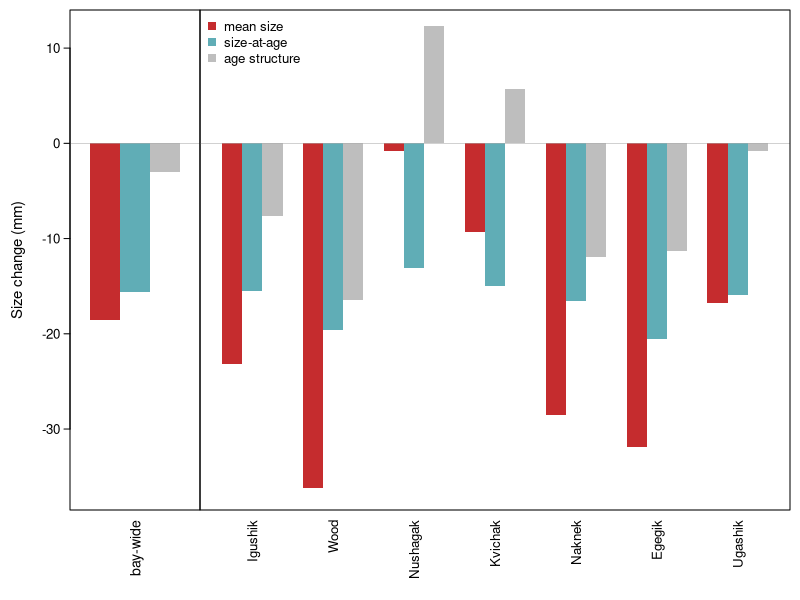

Generate this figure with R:
##=====================================================================##
##                                                                     ##
## Contribution of changes in size-at-age to changes in mean body size ##
##                                                                     ##
##=====================================================================##
pkgs<-c("here","tidyr","dplyr")
if(length(setdiff(pkgs,rownames(installed.packages())))>0) { install.packages(setdiff(pkgs,rownames(installed.packages())),dependencies=T) }
invisible(lapply(pkgs,library,character.only=T))
homeDir<-here::here()
setwd(paste0(homeDir,"/output/"))

##====================================================## load size trends
sizetrend<-read.csv(file="SaA_contribution_BB_wide_by_brood_year_all.csv")[,-1]
sizetrends<-read.csv(file="SaA_contribution_by_system_by_brood_year_all.csv")[,-1]

##==============================================================## rivers
rivers<-c("Igushik","Wood","Nushagak","Kvichak","Naknek","Egegik","Ugashik")
sizetrends<-sizetrends[order(match(sizetrends$stock,rivers)),]

##==================================================## plot contributions
pdf("plots/Size-change-contributions.pdf",width=5,height=4)
layout(matrix(c(1:2),ncol=2,byrow=T),widths=c(0.25,0.75))
par(mgp=c(2.2,0.5,0),cex.lab=0.9,cex.axis=0.8,tcl=-0.3,las=1)
cols<-c("#C52C2E","#60ADB6","gray")
lnms<-c("mean size","size-at-age","age structure")
ylim<-c(-38.5,14)
##------------------------------------## size-at-age-contribution BB-wide
par(mar=c(4.5,3.5,0.5,0))
plotdata<-dplyr::select(sizetrend,change_size,change_SaA,age_change)
barplot(as.matrix(t(plotdata)),beside=T,xlab="",ylab="Size change (mm)",main="",axisnames=F,col=cols,names.arg=paste0("bay-wide"),las=2,border=NA,ylim=ylim,xlim=c(0.5,4.5))
mtext("bay-wide",side=1,cex=0.85,line=0.5,las=2)
abline(h=0,lty=1,lwd=0.5,col="darkgray");box()
##---------------------------------## size-at-age-contribution by system
par(mar=c(4.5,0,0.5,0.5))
stock_names<-sizetrends$stock
plotdata<-dplyr::select(sizetrends,size_change,SaA_change,age_change) 
barplot(as.matrix(t(plotdata)),beside=T,xlab="",ylab="",main="",axisnames=T,col=cols,names.arg=stock_names,las=2,border=NA,ylim=ylim,yaxt="n")
legend("topleft",lnms,pch=15,col=cols,cex=0.8,pt.cex=1,bty="n")
abline(h=0,lty=1,lwd=0.5,col="darkgray");box()
dev.off()
